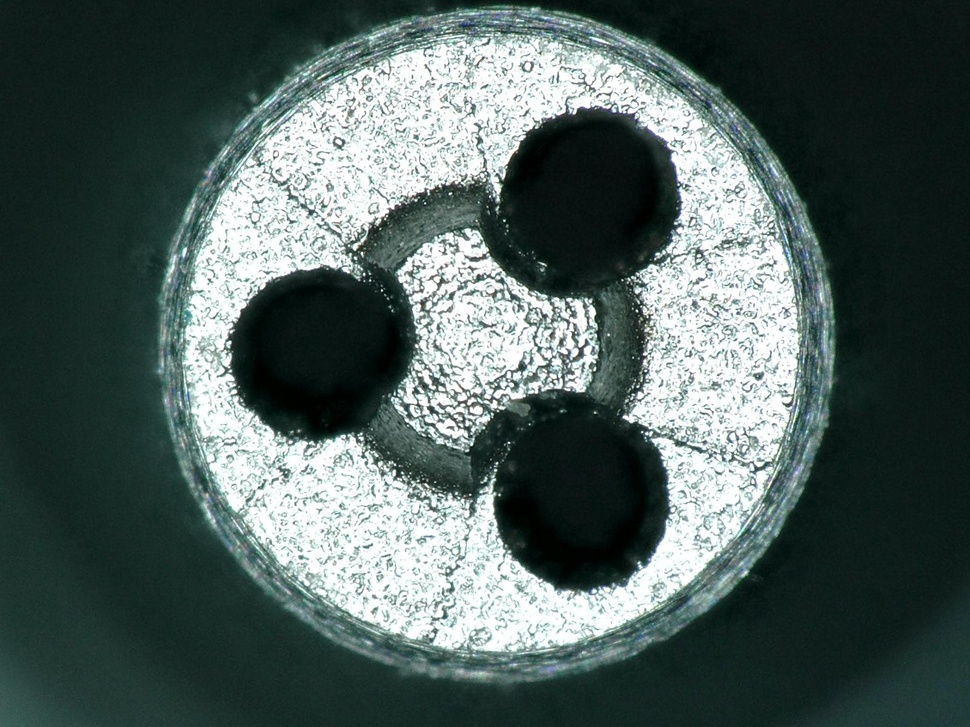
#> input picture datas/imgs/items/new.jpg, 970 x 727 px, shrunk from 1600 x 1200 before the run
$ jupyter execute regist.ipynb   (shell and % lines are left out)
#> lines starting #> are read from the running program, lines starting #| are printed output that depends on the picture
[cell 1]
import cv2
import numpy as np
import matplotlib.pyplot as plt
from skimage.metrics import structural_similarity as ssim
from skimage.filters import threshold_otsu
from matplotlib.colors import LinearSegmentedColormap

import warnings
warnings.filterwarnings("ignore")
plt.rcParams['font.sans-serif'] = ['SimHei'] # 解决中文显示问题
plt.rcParams['axes.unicode_minus'] = False  # 解决负号显示问题

[cell 2]
def load_images(before_path, after_path):
    """加载并预处理图像"""
#> called with before_path = '../datas/imgs/items/new.jpg', after_path = '../datas/imgs/items/old.jpg'
    img_before = cv2.imread(before_path)
#> img_before is the input picture: shape (727, 970, 3); mean B, G, R 92.9, 95.6, 80
    img_after = cv2.imread(after_path)
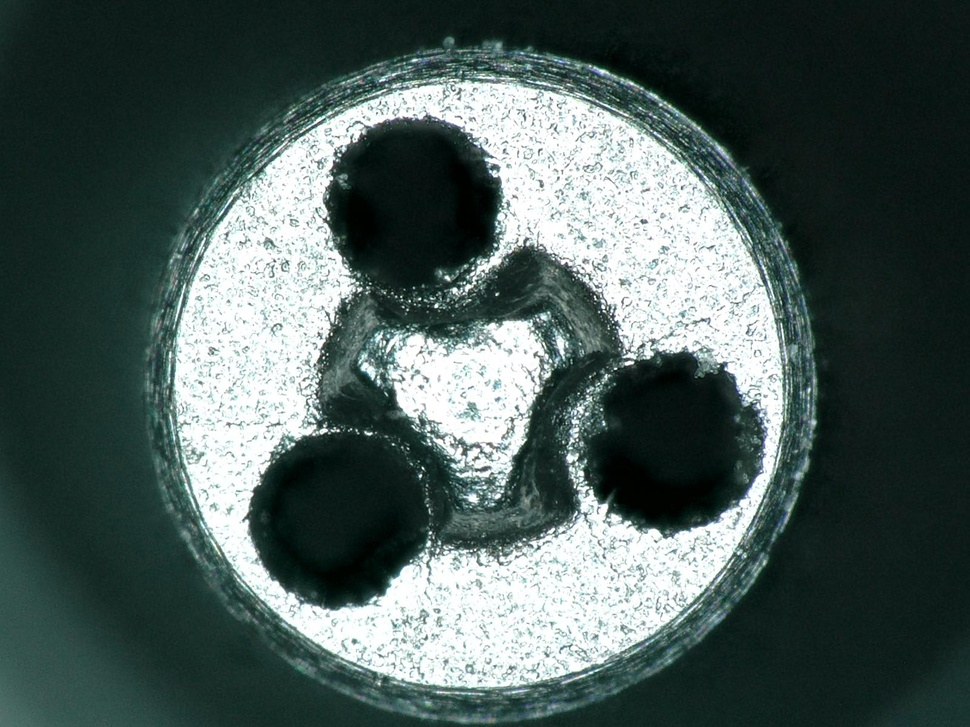
#> input picture datas/imgs/items/old.jpg, 970 x 727 px, shrunk from 1600 x 1200 before the run
#> img_after is the input picture: shape (727, 970, 3); mean B, G, R 89.7, 92.6, 76.5
    return img_before, img_after

def register_images(img_before, img_after):
    """刚性配准核心算法"""
    # 转换为灰度图
    gray_before = cv2.cvtColor(img_before, cv2.COLOR_BGR2GRAY)
    gray_after = cv2.cvtColor(img_after, cv2.COLOR_BGR2GRAY)
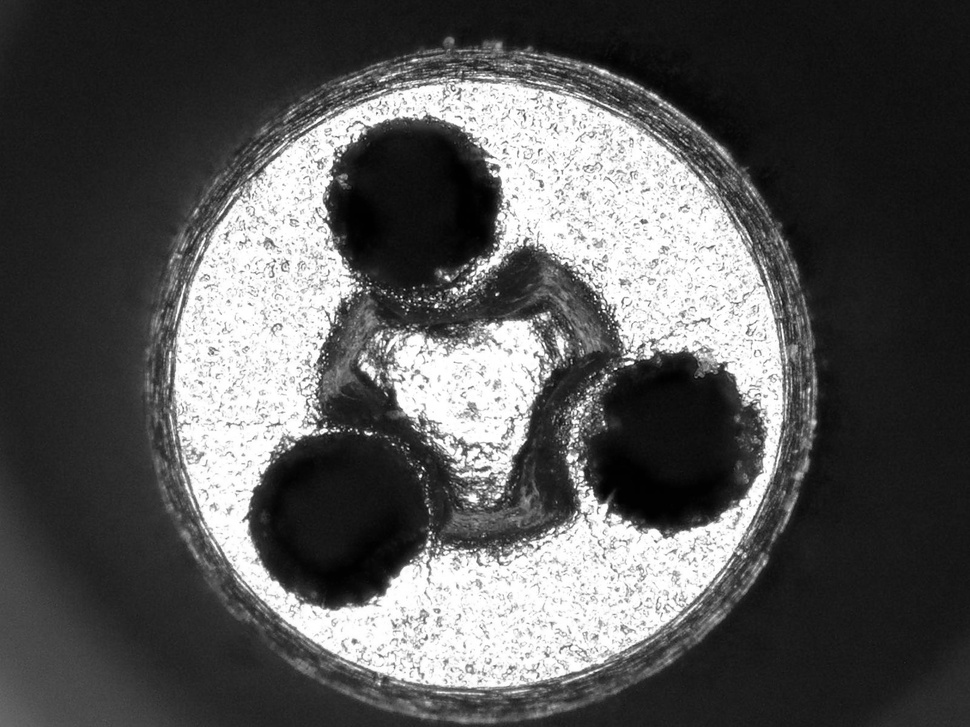
#> gray_after: shape (727, 970); min 0, max 255, mean 87.4

    # 使用AKAZE特征（对光照变化更鲁棒）
    detector = cv2.AKAZE_create()
    kp1, des1 = detector.detectAndCompute(gray_before, None)
#> kp1 = 4296 keypoints; strongest (x, y, size): (521, 366, 8.1), (522, 367, 5.7), (578, 384, 11.4), (579, 381, 16.1)
    kp2, des2 = detector.detectAndCompute(gray_after, None)
#> kp2 = 3354 keypoints; strongest (x, y, size): (473, 498, 8.1), (571, 457, 8.1), (648, 353, 8.1), (561, 342, 11.4)

    # 特征匹配
    bf = cv2.BFMatcher(cv2.NORM_HAMMING)
    matches = bf.knnMatch(des1, des2, k=2)
#> matches = 4296 matches

    # Lowe's比率测试
    good = []
    for m,n in matches:
        if m.distance < 0.7*n.distance:
            good.append(m)
#> after the loop, good = 30 matches

    # 计算变换矩阵
    if len(good) > 10:
        src_pts = np.float32([kp1[m.queryIdx].pt for m in good]).reshape(-1,1,2)
#> src_pts = 30 rows, first 8: [557.5, 117.6], [491.3, 185.4], [411.2, 254], [330.2, 270.2], [633.6, 278], [206.1, 495.4], [738.6, 502], [473.9, 647.1]
        dst_pts = np.float32([kp2[m.trainIdx].pt for m in good]).reshape(-1,1,2)
#> dst_pts = 30 rows, first 8: [625.4, 516.2], [433.5, 540.6], [230, 569.4], [320.6, 598.7], [323.8, 429.8], [733.7, 187.1], [764.3, 370.8], [183.5, 454.3]

        # 使用相似变换（包含旋转、平移和缩放）
        M, _ = cv2.estimateAffinePartial2D(src_pts, dst_pts, method=cv2.RANSAC)
#> M = [[-0.976, 0.199, 877.5], [-0.199, -0.976, 824.4]]

        # 对齐图像
        h, w = img_after.shape[:2]
#> h = 727; w = 970
        aligned = cv2.warpAffine(img_before, M, (w, h))
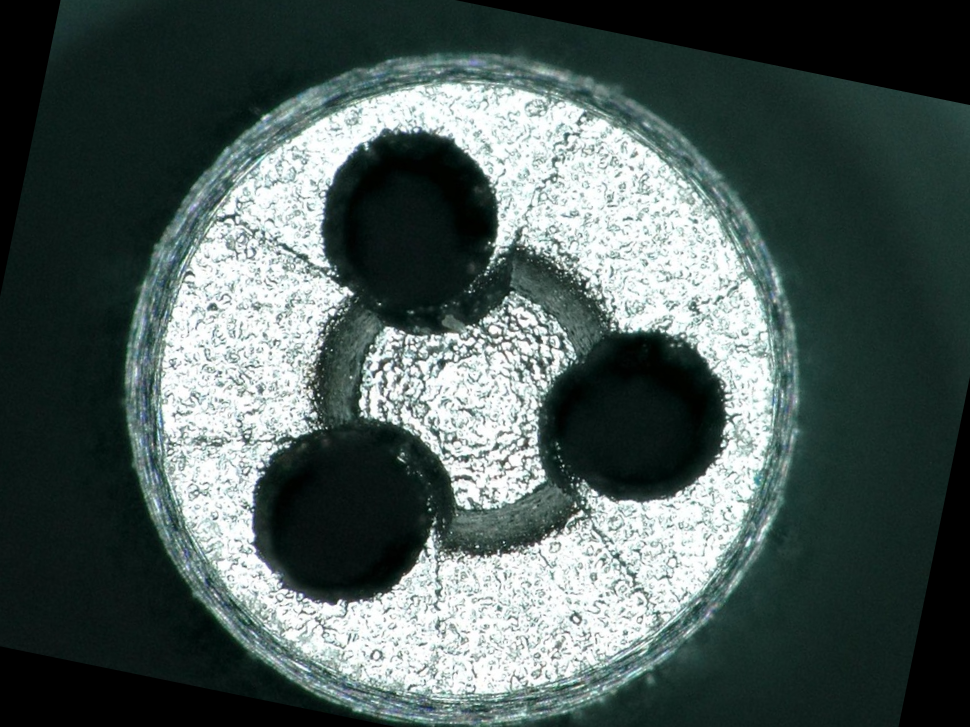
#> aligned: shape (727, 970, 3); mean B, G, R 89.4, 91.9, 77.8
        return aligned, M
    return None, None

def generate_heatmap(img_before, img_after):
    """生成磨损热力图"""
    # 图像配准
    aligned, _ = register_images(img_before, img_after)

    if aligned is None:
        raise ValueError("图像配准失败，请检查特征匹配结果")

    # 转换为灰度图计算差异
    gray_before = cv2.cvtColor(aligned, cv2.COLOR_BGR2GRAY)
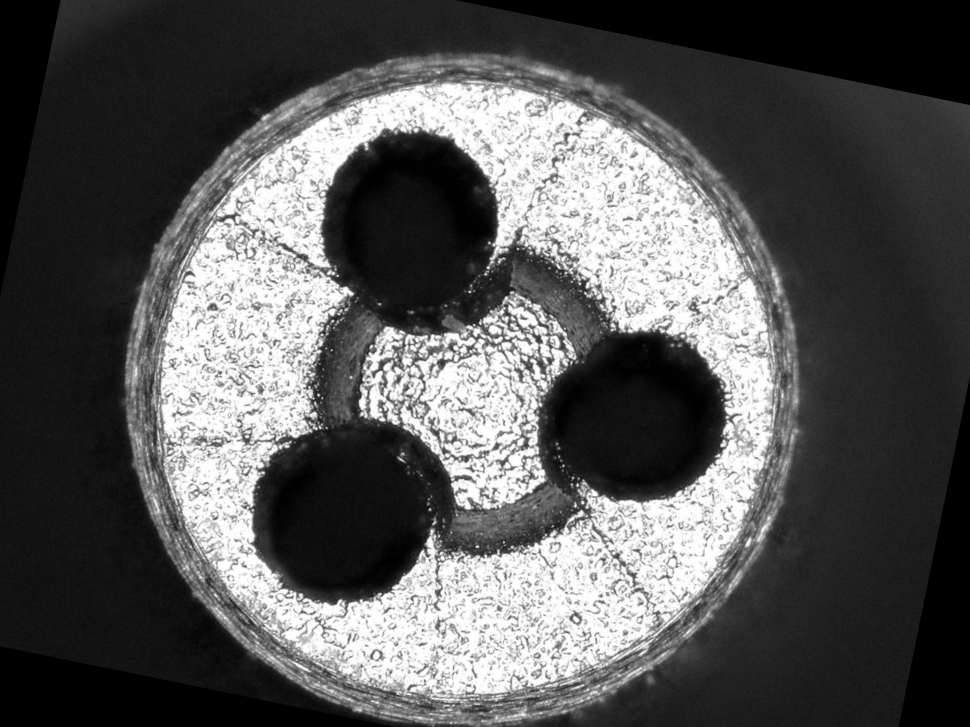
#> gray_before: shape (727, 970); min 0, max 255, mean 87.3
    gray_after = cv2.cvtColor(img_after, cv2.COLOR_BGR2GRAY)

    # 计算结构相似性差异
    diff = cv2.absdiff(gray_before, gray_after)
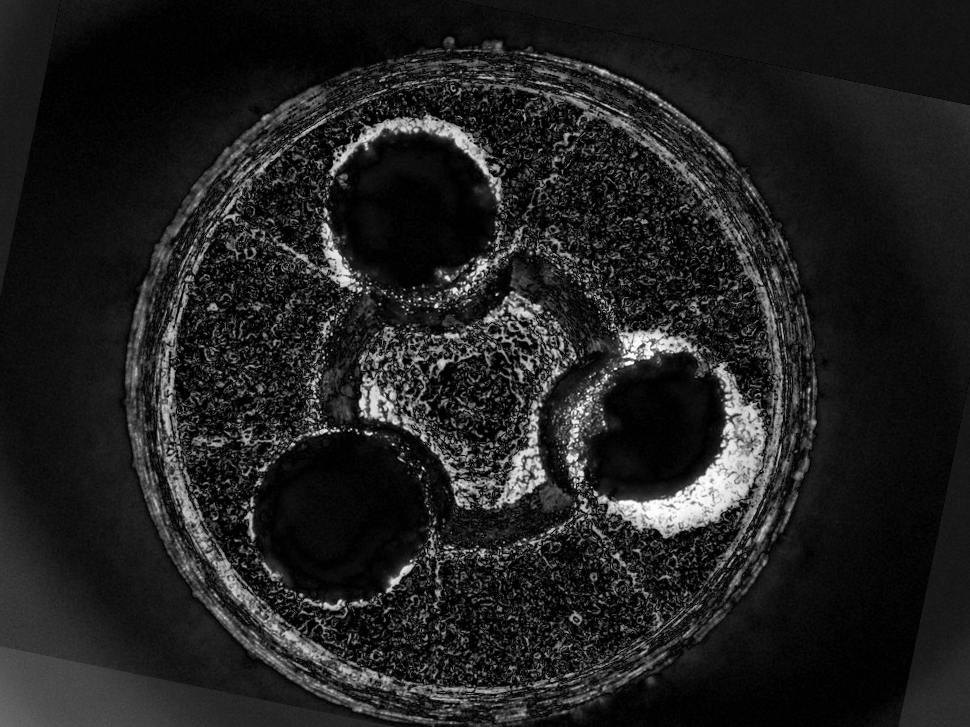
#> diff: shape (727, 970); min 0, max 254, mean 32.8

    # 高斯模糊降噪
    diff = cv2.GaussianBlur(diff, (5,5), 0)

    # 归一化到0-255范围
    norm_diff = cv2.normalize(diff, None, 0, 255, cv2.NORM_MINMAX)

    # 生成热力图
    heatmap = cv2.applyColorMap(norm_diff.astype(np.uint8), cv2.COLORMAP_JET)
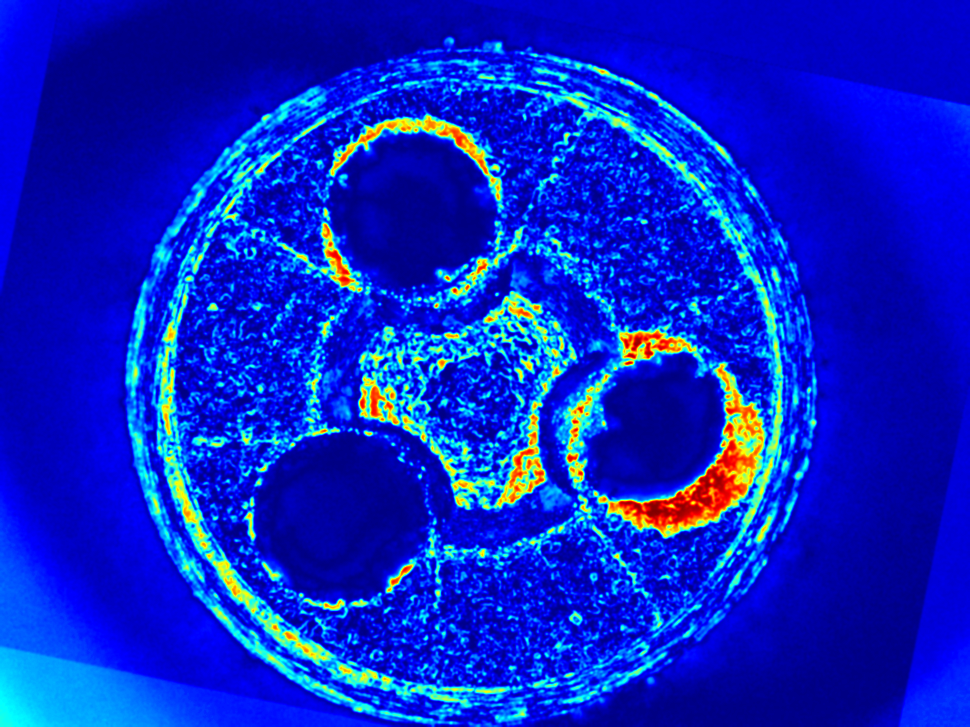
#> heatmap: shape (727, 970, 3); mean B, G, R 199.4, 36.8, 9.2

    return heatmap, norm_diff

[cell 3]
before_path = "../datas/imgs/items/new.jpg"
after_path = "../datas/imgs/items/old.jpg"
# fixed_img = cv2.imread(before_path)  # 使用前图像
# moving_img = cv2.imread(after_path)  # 使用后图像

# 加载图像（替换为实际路径）
img_before, img_after = load_images(before_path, after_path)

# 生成热力图
heatmap, diff_map = generate_heatmap(img_before, img_after)

# 可视化结果
plt.figure(figsize=(15,5))

plt.subplot(131)
plt.imshow(cv2.cvtColor(img_before, cv2.COLOR_BGR2RGB))
plt.title("使用前图像")

plt.subplot(132)
plt.imshow(cv2.cvtColor(img_after, cv2.COLOR_BGR2RGB))
plt.title("使用后图像")

plt.subplot(133)
plt.imshow(cv2.cvtColor(heatmap, cv2.COLOR_BGR2RGB))
plt.title("磨损热力图")

plt.show()
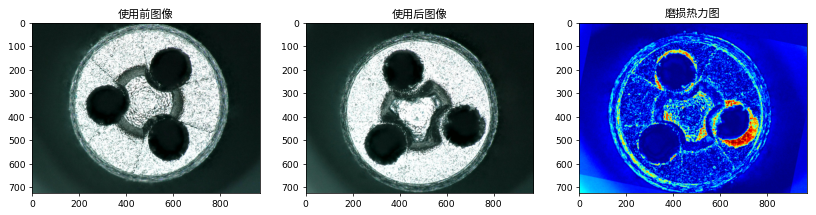
#> figure drawn by matplotlib, 3 panels
